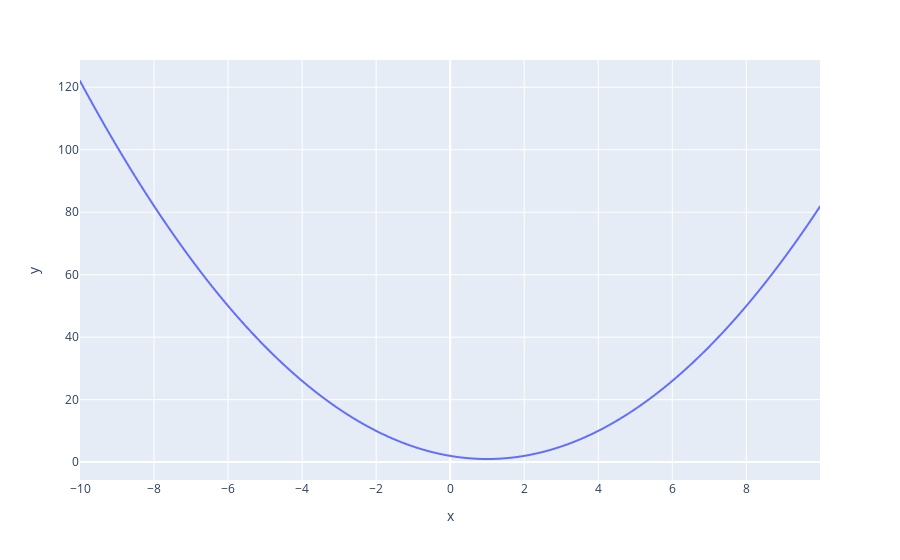

The notebook cell this image was saved under:
### Code cell
x = np.arange(-10,10,0.01)
y= x**2 - 2*x + 2
fig = px.line(x=x ,y =y,
              labels={'x':'x', 'y':'y'})
fig.show()

### Figure 1 — Plotly figure (JSON) as saved in the notebook; plotly's stock layout.template omitted (floating-point values rounded to 4 significant figures; data arrays with more than 128 entries replaced by an {"elided": "..."} marker saying what was removed)
{"data": [{"hovertemplate": "x=%{x}<br>y=%{y}<extra></extra>", "legendgroup": "", "line": {"color": "#636efa", "dash": "solid"}, "marker": {"symbol": "circle"}, "mode": "lines", "name": "", "showlegend": false, "type": "scattergl", "x": {"elided": "2000 float values"}, "xaxis": "x", "y": {"elided": "2000 float values"}, "yaxis": "y"}], "layout": {"legend": {"tracegroupgap": 0}, "margin": {"t": 60}, "xaxis": {"anchor": "y", "domain": [0, 1], "title": {"text": "x"}}, "yaxis": {"anchor": "x", "domain": [0, 1], "title": {"text": "y"}}}}
